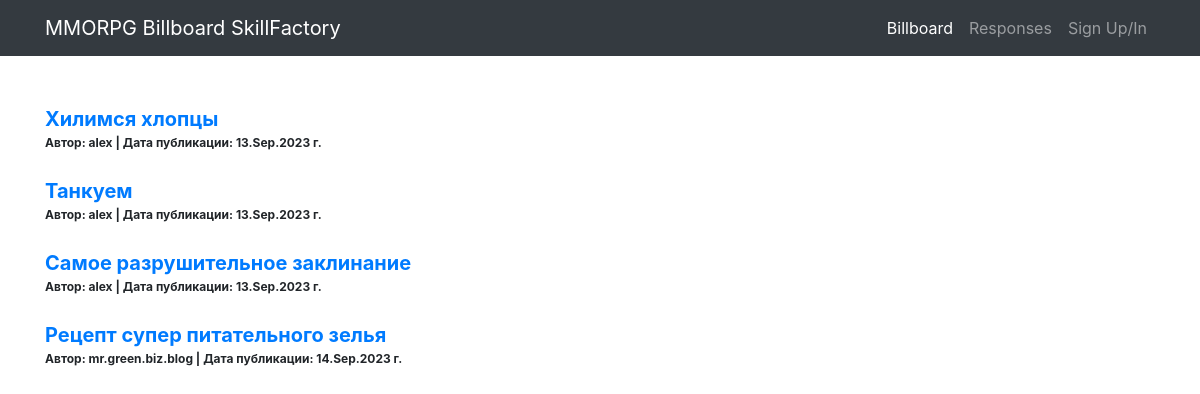
/index, run on the app's committed database.
### board/models.py (models this page shows)
class Post(models.Model):
    author = models.ForeignKey(User, on_delete=models.CASCADE)
    CAT = (('tanks', 'Танки'),
           ('healers', 'Хилы'),
           ('damage_dealers', 'ДД'),
           ('dealers', 'Торговцы'),
           ('gildmasters', 'Гилдмастеры'),
           ('quest_givers', 'Квестгиверы'),
           ('blacksmiths', 'Кузнецы'),
           ('tanners', 'Кожевники'),
           ('potion_makers', 'Зельевары'),
           ('spell_masters', 'Мастера заклинаний'))
    category = models.CharField(max_length=15, choices=CAT, verbose_name='Категория')
    dateCreation = models.DateTimeField(auto_now_add=True)
    title = models.CharField(max_length=256, verbose_name='Название')
    text = RichTextField()

### board/views.py (the view)
# urls.py: path('index', Index.as_view(), name='index'),
class Index(ListView):
    model = Post
    template_name = 'index.html'
    context_object_name = 'posts'

### templates/index.html (shortened to what this page needs)
{% extends 'default.html' %}
{% block content %}
    <br><br>
    {% if posts %}
        {% for post in posts %}
            <a href="/post/{{ post.id }}" style="font-size: 20px;"><b>{{ post.title }}</b></a><br>
            <span style="font-size: 12px;"><b>Автор:  {{ post.author }} |
                Дата публикации: {{ post.dateCreation|date:'d.M.Y' }} г.</b></span><br><br>
        {% endfor %}
    {% else %}
        <br><br>
        <h2>Публикаций нет!</h2>
    {% endif %}
{% endblock content %}

### templates/default.html (shortened to what this page needs)
{% load static %}
<html lang="en">
<head>
  <link href="{% static 'vendor/bootstrap/css/bootstrap.min.css' %}" rel="stylesheet">
</head>
<body>
  <nav class="navbar navbar-expand-lg navbar-dark bg-dark static-top">
    <div class="container">
      <a class="navbar-brand" href="/">MMORPG Billboard SkillFactory</a>
      <div class="collapse navbar-collapse" id="navbarResponsive">
        <ul class="navbar-nav ml-auto">
          <li class="nav-item active">
            <a class="nav-link" href="{% url 'index' %}">Billboard
            </a>
          </li>
          <li class="nav-item">
            <a class="nav-link" href="{% url 'responses' %}">Responses</a>
          </li>
          {% if user.is_authenticated %}
          <li class="nav-item">
              <a class="nav-link" href="{% url 'account_profile' %}">My Profile</a>
          </li>
          {% else %}
          <li class="nav-item">
              <a class="nav-link" href="{% url 'account_login' %}">Sign Up/In</a>
          </li>
          {% endif %}
        </ul>
      </div>
    </div>
  </nav>
  <div class="container">
    <div class="row">
      <div class="col-lg-12">
       {% block content %}{% endblock content %}
      </div>
    </div>
  </div>
</body>
</html>

### data on the page
Post: title "Хилимся хлопцы", author "alex", dateCreation "13.Sep.2023"
Post: title "Танкуем", author "alex", dateCreation "13.Sep.2023"
Post: title "Самое разрушительное заклинание", author "alex", dateCreation "13.Sep.2023"
Post: title "Рецепт супер питательного зелья", author "mr.green.biz.blog", dateCreation "14.Sep.2023"
